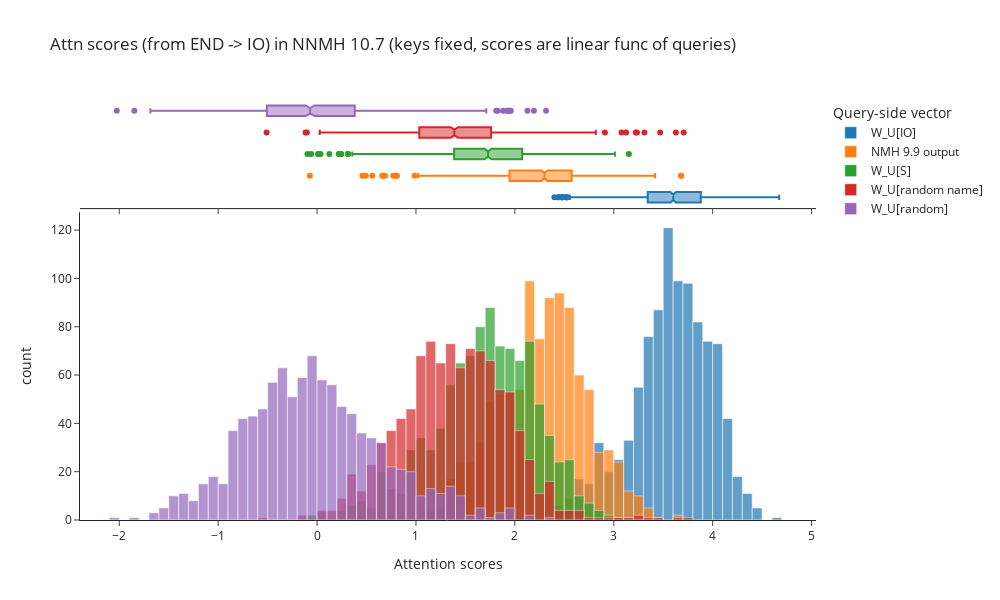

The code cell stored with this chart in its notebook:
### Code cell
hist(
    [attn_scores_IO, attn_scores_99_out, attn_scores_S, attn_scores_random_name, attn_scores_random],
    labels={"variable": "Query-side vector", "value": "Attention scores"},
    title="Attn scores (from END -> IO) in NNMH 10.7 (keys fixed, scores are linear func of queries)",
    names=["W_U[IO]", "NMH 9.9 output", "W_U[S]", "W_U[random name]", "W_U[random]"],
    width=1000,
    height=600,
    opacity=0.7,
    marginal="box",
    template="simple_white",
    nbins=100
)

### Figure 1 — Plotly figure (JSON) as saved in the notebook; plotly's stock layout.template omitted (floating-point values rounded to 4 significant figures; data arrays with more than 128 entries replaced by an {"elided": "..."} marker saying what was removed)
{"data": [{"alignmentgroup": "True", "bingroup": "x", "hovertemplate": "Query-side vector=wide_variable_0<br>Attention scores=%{x}<br>count=%{y}<extra></extra>", "legendgroup": "wide_variable_0", "marker": {"color": "#1F77B4", "opacity": 0.7, "pattern": {"shape": ""}}, "name": "W_U[IO]", "nbinsx": 100, "offsetgroup": "wide_variable_0", "orientation": "v", "showlegend": true, "type": "histogram", "x": {"elided": "1000 float values"}, "xaxis": "x", "yaxis": "y"}, {"alignmentgroup": "True", "hovertemplate": "Query-side vector=wide_variable_0<br>Attention scores=%{x}<extra></extra>", "legendgroup": "wide_variable_0", "marker": {"color": "#1F77B4"}, "name": "W_U[IO]", "notched": true, "offsetgroup": "wide_variable_0", "showlegend": false, "type": "box", "x": {"elided": "1000 float values"}, "xaxis": "x2", "yaxis": "y2"}, {"alignmentgroup": "True", "bingroup": "x", "hovertemplate": "Query-side vector=wide_variable_1<br>Attention scores=%{x}<br>count=%{y}<extra></extra>", "legendgroup": "wide_variable_1", "marker": {"color": "#FF7F0E", "opacity": 0.7, "pattern": {"shape": ""}}, "name": "NMH 9.9 output", "nbinsx": 100, "offsetgroup": "wide_variable_1", "orientation": "v", "showlegend": true, "type": "histogram", "x": {"elided": "1000 float values"}, "xaxis": "x", "yaxis": "y"}, {"alignmentgroup": "True", "hovertemplate": "Query-side vector=wide_variable_1<br>Attention scores=%{x}<extra></extra>", "legendgroup": "wide_variable_1", "marker": {"color": "#FF7F0E"}, "name": "NMH 9.9 output", "notched": true, "offsetgroup": "wide_variable_1", "showlegend": false, "type": "box", "x": {"elided": "1000 float values"}, "xaxis": "x2", "yaxis": "y2"}, {"alignmentgroup": "True", "bingroup": "x", "hovertemplate": "Query-side vector=wide_variable_2<br>Attention scores=%{x}<br>count=%{y}<extra></extra>", "legendgroup": "wide_variable_2", "marker": {"color": "#2CA02C", "opacity": 0.7, "pattern": {"shape": ""}}, "name": "W_U[S]", "nbinsx": 100, "offsetgroup": "wide_variable_2", "orientation": "v", "showlegend": true, "type": "histogram", "x": {"elided": "1000 float values"}, "xaxis": "x", "yaxis": "y"}, {"alignmentgroup": "True", "hovertemplate": "Query-side vector=wide_variable_2<br>Attention scores=%{x}<extra></extra>", "legendgroup": "wide_variable_2", "marker": {"color": "#2CA02C"}, "name": "W_U[S]", "notched": true, "offsetgroup": "wide_variable_2", "showlegend": false, "type": "box", "x": {"elided": "1000 float values"}, "xaxis": "x2", "yaxis": "y2"}, {"alignmentgroup": "True", "bingroup": "x", "hovertemplate": "Query-side vector=wide_variable_3<br>Attention scores=%{x}<br>count=%{y}<extra></extra>", "legendgroup": "wide_variable_3", "marker": {"color": "#D62728", "opacity": 0.7, "pattern": {"shape": ""}}, "name": "W_U[random name]", "nbinsx": 100, "offsetgroup": "wide_variable_3", "orientation": "v", "showlegend": true, "type": "histogram", "x": {"elided": "1000 float values"}, "xaxis": "x", "yaxis": "y"}, {"alignmentgroup": "True", "hovertemplate": "Query-side vector=wide_variable_3<br>Attention scores=%{x}<extra></extra>", "legendgroup": "wide_variable_3", "marker": {"color": "#D62728"}, "name": "W_U[random name]", "notched": true, "offsetgroup": "wide_variable_3", "showlegend": false, "type": "box", "x": {"elided": "1000 float values"}, "xaxis": "x2", "yaxis": "y2"}, {"alignmentgroup": "True", "bingroup": "x", "hovertemplate": "Query-side vector=wide_variable_4<br>Attention scores=%{x}<br>count=%{y}<extra></extra>", "legendgroup": "wide_variable_4", "marker": {"color": "#9467BD", "opacity": 0.7, "pattern": {"shape": ""}}, "name": "W_U[random]", "nbinsx": 100, "offsetgroup": "wide_variable_4", "orientation": "v", "showlegend": true, "type": "histogram", "x": {"elided": "1000 float values"}, "xaxis": "x", "yaxis": "y"}, {"alignmentgroup": "True", "hovertemplate": "Query-side vector=wide_variable_4<br>Attention scores=%{x}<extra></extra>", "legendgroup": "wide_variable_4", "marker": {"color": "#9467BD"}, "name": "W_U[random]", "notched": true, "offsetgroup": "wide_variable_4", "showlegend": false, "type": "box", "x": {"elided": "1000 float values"}, "xaxis": "x2", "yaxis": "y2"}], "layout": {"bargap": 0, "barmode": "overlay", "height": 600, "legend": {"title": {"text": "Query-side vector"}, "tracegroupgap": 0}, "title": {"text": "Attn scores (from END -> IO) in NNMH 10.7 (keys fixed, scores are linear func of queries)"}, "width": 1000, "xaxis": {"anchor": "y", "domain": [0, 1], "title": {"text": "Attention scores"}}, "xaxis2": {"anchor": "y2", "domain": [0, 1], "matches": "x", "showticklabels": false}, "yaxis": {"anchor": "x", "domain": [0, 0.7326], "title": {"text": "count"}}, "yaxis2": {"anchor": "x2", "domain": [0.7426, 1], "matches": "y2", "showline": false, "showticklabels": false, "ticks": ""}}}
